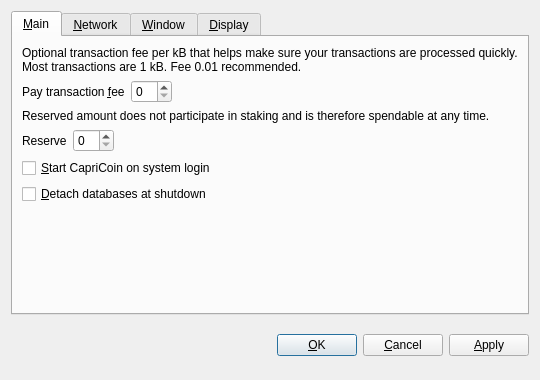
<?xml version="1.0" encoding="UTF-8"?>
<ui version="4.0">
 <class>OptionsDialog</class>
 <widget class="QDialog" name="OptionsDialog">
  <property name="geometry">
   <rect>
    <x>0</x>
    <y>0</y>
    <width>540</width>
    <height>380</height>
   </rect>
  </property>
  <property name="windowTitle">
   <string>Options</string>
  </property>
  <property name="modal">
   <bool>true</bool>
  </property>
  <layout class="QVBoxLayout" name="verticalLayout">
   <item>
    <widget class="QTabWidget" name="tabWidget">
     <property name="tabPosition">
      <enum>QTabWidget::North</enum>
     </property>
     <property name="currentIndex">
      <number>0</number>
     </property>
     <widget class="QWidget" name="tabMain">
      <attribute name="title">
       <string>&amp;Main</string>
      </attribute>
      <layout class="QVBoxLayout" name="verticalLayout_Main">
       <item>
        <widget class="QLabel" name="transactionFeeInfoLabel">
         <property name="text">
          <string>Optional transaction fee per kB that helps make sure your transactions are processed quickly. Most transactions are 1 kB. Fee 0.01 recommended.</string>
         </property>
         <property name="textFormat">
          <enum>Qt::PlainText</enum>
         </property>
         <property name="wordWrap">
          <bool>true</bool>
         </property>
        </widget>
       </item>
       <item>
        <layout class="QHBoxLayout" name="horizontalLayoutFee">
         <item>
          <widget class="QLabel" name="transactionFeeLabel">
           <property name="text">
            <string>Pay transaction &amp;fee</string>
           </property>
           <property name="textFormat">
            <enum>Qt::PlainText</enum>
           </property>
           <property name="buddy">
            <cstring>transactionFee</cstring>
           </property>
          </widget>
         </item>
         <item>
          <widget class="BitcoinAmountField" name="transactionFee"/>
         </item>
         <item>
          <spacer name="horizontalSpacerFee">
           <property name="orientation">
            <enum>Qt::Horizontal</enum>
           </property>
           <property name="sizeHint" stdset="0">
            <size>
             <width>40</width>
             <height>20</height>
            </size>
           </property>
          </spacer>
         </item>
        </layout>
       </item>
       <item>
        <widget class="QLabel" name="reserveBalanceInfoLabel">
         <property name="text">
          <string>Reserved amount does not participate in staking and is therefore spendable at any time.</string>
         </property>
         <property name="textFormat">
          <enum>Qt::PlainText</enum>
         </property>
         <property name="wordWrap">
          <bool>true</bool>
         </property>
        </widget>
       </item>
       <item>
        <layout class="QHBoxLayout" name="horizontalLayoutReserveBalance">
         <item>
          <widget class="QLabel" name="reserveBalanceLabel">
           <property name="text">
            <string>Reserve</string>
           </property>
           <property name="textFormat">
            <enum>Qt::PlainText</enum>
           </property>
           <property name="buddy">
            <cstring>reserveBalance</cstring>
           </property>
          </widget>
         </item>
         <item>
          <widget class="BitcoinAmountField" name="reserveBalance"/>
         </item>
         <item>
          <spacer name="horizontalSpacerReserveBalance">
           <property name="orientation">
            <enum>Qt::Horizontal</enum>
           </property>
           <property name="sizeHint" stdset="0">
            <size>
             <width>40</width>
             <height>20</height>
            </size>
           </property>
          </spacer>
         </item>
        </layout>
       </item>
       <item>
        <widget class="QCheckBox" name="bitcoinAtStartup">
         <property name="toolTip">
          <string>Automatically start CapriCoin after logging in to the system.</string>
         </property>
         <property name="text">
          <string>&amp;Start CapriCoin on system login</string>
         </property>
        </widget>
       </item>
       <item>
        <widget class="QCheckBox" name="detachDatabases">
         <property name="toolTip">
          <string>Detach block and address databases at shutdown. This means they can be moved to another data directory, but it slows down shutdown. The wallet is always detached.</string>
         </property>
         <property name="text">
          <string>&amp;Detach databases at shutdown</string>
         </property>
        </widget>
       </item>
       <item>
        <spacer name="verticalSpacer_Main">
         <property name="orientation">
          <enum>Qt::Vertical</enum>
         </property>
         <property name="sizeHint" stdset="0">
          <size>
           <width>20</width>
           <height>40</height>
          </size>
         </property>
        </spacer>
       </item>
      </layout>
     </widget>
     <widget class="QWidget" name="tabNetwork">
      <attribute name="title">
       <string>&amp;Network</string>
      </attribute>
      <layout class="QVBoxLayout" name="verticalLayout_Network">
       <item>
        <widget class="QCheckBox" name="mapPortUpnp">
         <property name="toolTip">
          <string>Automatically open the CapriCoin client port on the router. This only works when your router supports UPnP and it is enabled.</string>
         </property>
         <property name="text">
          <string>Map port using &amp;UPnP</string>
         </property>
        </widget>
       </item>
       <item>
        <widget class="QCheckBox" name="connectSocks">
         <property name="toolTip">
          <string>Connect to the CapriCoin network through a SOCKS proxy (e.g. when connecting through Tor).</string>
         </property>
         <property name="text">
          <string>&amp;Connect through SOCKS proxy:</string>
         </property>
        </widget>
       </item>
       <item>
        <layout class="QHBoxLayout" name="horizontalLayout_Network">
         <item>
          <widget class="QLabel" name="proxyIpLabel">
           <property name="text">
            <string>Proxy &amp;IP:</string>
           </property>
           <property name="textFormat">
            <enum>Qt::PlainText</enum>
           </property>
           <property name="buddy">
            <cstring>proxyIp</cstring>
           </property>
          </widget>
         </item>
         <item>
          <widget class="QValidatedLineEdit" name="proxyIp">
           <property name="maximumSize">
            <size>
             <width>140</width>
             <height>16777215</height>
            </size>
           </property>
           <property name="toolTip">
            <string>IP address of the proxy (e.g. 127.0.0.1)</string>
           </property>
          </widget>
         </item>
         <item>
          <widget class="QLabel" name="proxyPortLabel">
           <property name="text">
            <string>&amp;Port:</string>
           </property>
           <property name="textFormat">
            <enum>Qt::PlainText</enum>
           </property>
           <property name="buddy">
            <cstring>proxyPort</cstring>
           </property>
          </widget>
         </item>
         <item>
          <widget class="QLineEdit" name="proxyPort">
           <property name="maximumSize">
            <size>
             <width>55</width>
             <height>16777215</height>
            </size>
           </property>
           <property name="toolTip">
            <string>Port of the proxy (e.g. 9050)</string>
           </property>
          </widget>
         </item>
         <item>
          <widget class="QLabel" name="socksVersionLabel">
           <property name="text">
            <string>SOCKS &amp;Version:</string>
           </property>
           <property name="textFormat">
            <enum>Qt::PlainText</enum>
           </property>
           <property name="buddy">
            <cstring>socksVersion</cstring>
           </property>
          </widget>
         </item>
         <item>
          <widget class="QValueComboBox" name="socksVersion">
           <property name="toolTip">
            <string>SOCKS version of the proxy (e.g. 5)</string>
           </property>
          </widget>
         </item>
         <item>
          <spacer name="horizontalSpacer_Network">
           <property name="orientation">
            <enum>Qt::Horizontal</enum>
           </property>
           <property name="sizeHint" stdset="0">
            <size>
             <width>40</width>
             <height>20</height>
            </size>
           </property>
          </spacer>
         </item>
        </layout>
       </item>
       <item>
        <spacer name="verticalSpacer_Network">
         <property name="orientation">
          <enum>Qt::Vertical</enum>
         </property>
         <property name="sizeHint" stdset="0">
          <size>
           <width>20</width>
           <height>40</height>
          </size>
         </property>
        </spacer>
       </item>
      </layout>
     </widget>
     <widget class="QWidget" name="tabWindow">
      <attribute name="title">
       <string>&amp;Window</string>
      </attribute>
      <layout class="QVBoxLayout" name="verticalLayout_Window">
       <item>
        <widget class="QCheckBox" name="minimizeToTray">
         <property name="toolTip">
          <string>Show only a tray icon after minimizing the window.</string>
         </property>
         <property name="text">
          <string>&amp;Minimize to the tray instead of the taskbar</string>
         </property>
        </widget>
       </item>
       <item>
        <widget class="QCheckBox" name="minimizeOnClose">
         <property name="toolTip">
          <string>Minimize instead of exit the application when the window is closed. When this option is enabled, the application will be closed only after selecting Quit in the menu.</string>
         </property>
         <property name="text">
          <string>M&amp;inimize on close</string>
         </property>
        </widget>
       </item>
       <item>
        <spacer name="verticalSpacer_Window">
         <property name="orientation">
          <enum>Qt::Vertical</enum>
         </property>
         <property name="sizeHint" stdset="0">
          <size>
           <width>20</width>
           <height>40</height>
          </size>
         </property>
        </spacer>
       </item>
      </layout>
     </widget>
     <widget class="QWidget" name="tabDisplay">
      <attribute name="title">
       <string>&amp;Display</string>
      </attribute>
      <layout class="QVBoxLayout" name="verticalLayout_Display">
       <item>
        <layout class="QHBoxLayout" name="horizontalLayout_1_Display">
         <item>
          <widget class="QLabel" name="langLabel">
           <property name="text">
            <string>User Interface &amp;language:</string>
           </property>
           <property name="textFormat">
            <enum>Qt::PlainText</enum>
           </property>
           <property name="buddy">
            <cstring>lang</cstring>
           </property>
          </widget>
         </item>
         <item>
          <widget class="QValueComboBox" name="lang">
           <property name="toolTip">
            <string>The user interface language can be set here. This setting will take effect after restarting CapriCoin.</string>
           </property>
          </widget>
         </item>
        </layout>
       </item>
       <item>
        <layout class="QHBoxLayout" name="horizontalLayout_2_Display">
         <item>
          <widget class="QLabel" name="unitLabel">
           <property name="text">
            <string>&amp;Unit to show amounts in:</string>
           </property>
           <property name="textFormat">
            <enum>Qt::PlainText</enum>
           </property>
           <property name="buddy">
            <cstring>unit</cstring>
           </property>
          </widget>
         </item>
         <item>
          <widget class="QValueComboBox" name="unit">
           <property name="toolTip">
            <string>Choose the default subdivision unit to show in the interface and when sending coins.</string>
           </property>
          </widget>
         </item>
        </layout>
       </item>
       <item>
        <widget class="QCheckBox" name="displayAddresses">
         <property name="toolTip">
          <string>Whether to show CapriCoin addresses in the transaction list or not.</string>
         </property>
         <property name="text">
          <string>&amp;Display addresses in transaction list</string>
         </property>
        </widget>
       </item>
       <item>
        <widget class="QCheckBox" name="coinControlFeatures">
         <property name="toolTip">
          <string>Whether to show coin control features or not.</string>
         </property>
         <property name="text">
          <string>Display coin &amp;control features (experts only!)</string>
         </property>
        </widget>
       </item>
       <item>
        <spacer name="verticalSpacer_Display">
         <property name="orientation">
          <enum>Qt::Vertical</enum>
         </property>
         <property name="sizeHint" stdset="0">
          <size>
           <width>20</width>
           <height>40</height>
          </size>
         </property>
        </spacer>
       </item>
      </layout>
     </widget>
    </widget>
   </item>
   <item>
    <layout class="QHBoxLayout" name="horizontalLayout_Buttons">
     <item>
      <spacer name="horizontalSpacer_1">
       <property name="orientation">
        <enum>Qt::Horizontal</enum>
       </property>
       <property name="sizeHint" stdset="0">
        <size>
         <width>40</width>
         <height>48</height>
        </size>
       </property>
      </spacer>
     </item>
     <item>
      <widget class="QLabel" name="statusLabel">
       <property name="font">
        <font>
         <weight>75</weight>
         <bold>true</bold>
        </font>
       </property>
       <property name="text">
        <string/>
       </property>
       <property name="textFormat">
        <enum>Qt::PlainText</enum>
       </property>
       <property name="wordWrap">
        <bool>true</bool>
       </property>
      </widget>
     </item>
     <item>
      <spacer name="horizontalSpacer_2">
       <property name="orientation">
        <enum>Qt::Horizontal</enum>
       </property>
       <property name="sizeHint" stdset="0">
        <size>
         <width>40</width>
         <height>48</height>
        </size>
       </property>
      </spacer>
     </item>
     <item>
      <widget class="QPushButton" name="okButton">
       <property name="text">
        <string>&amp;OK</string>
       </property>
      </widget>
     </item>
     <item>
      <widget class="QPushButton" name="cancelButton">
       <property name="text">
        <string>&amp;Cancel</string>
       </property>
       <property name="autoDefault">
        <bool>false</bool>
       </property>
      </widget>
     </item>
     <item>
      <widget class="QPushButton" name="applyButton">
       <property name="text">
        <string>&amp;Apply</string>
       </property>
       <property name="autoDefault">
        <bool>false</bool>
       </property>
      </widget>
     </item>
    </layout>
   </item>
  </layout>
 </widget>
 <customwidgets>
  <customwidget>
   <class>BitcoinAmountField</class>
   <extends>QSpinBox</extends>
   <header>bitcoinamountfield.h</header>
  </customwidget>
  <customwidget>
   <class>QValueComboBox</class>
   <extends>QComboBox</extends>
   <header>qvaluecombobox.h</header>
  </customwidget>
  <customwidget>
   <class>QValidatedLineEdit</class>
   <extends>QLineEdit</extends>
   <header>qvalidatedlineedit.h</header>
  </customwidget>
 </customwidgets>
 <resources/>
 <connections/>
</ui>
